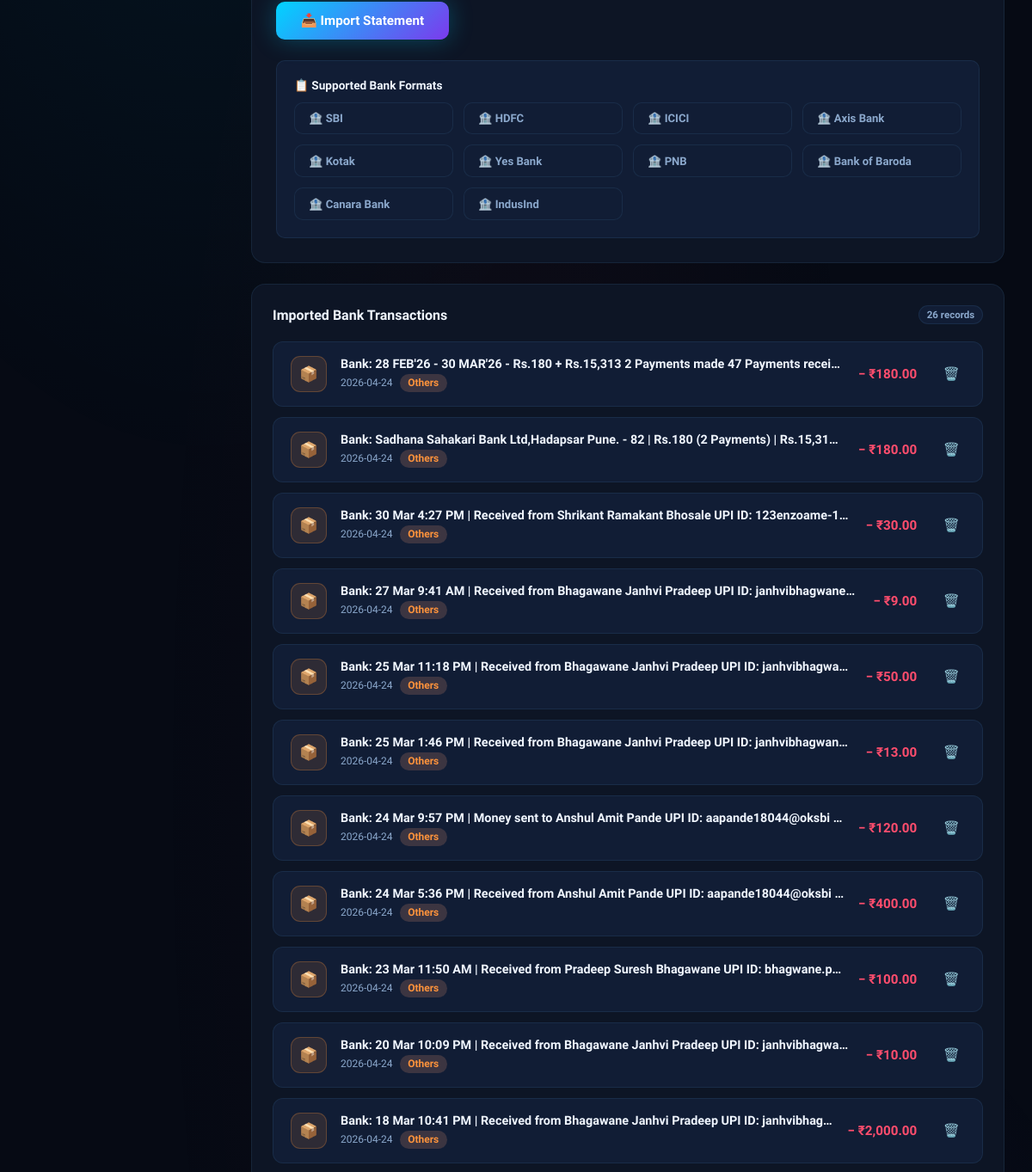
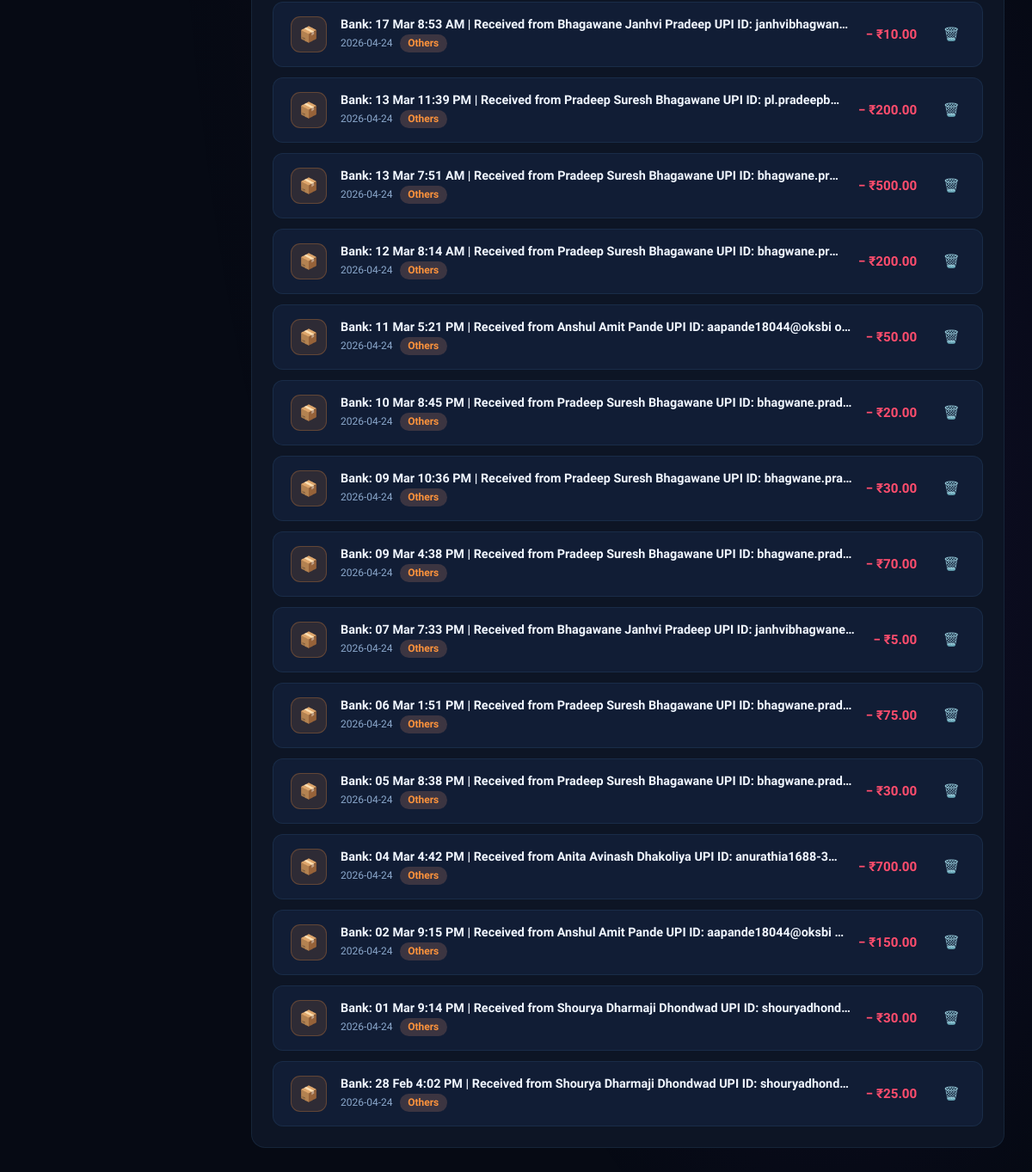
The app's page /bank_statement (signed in, lower part), older data (2 pictures, top to bottom).
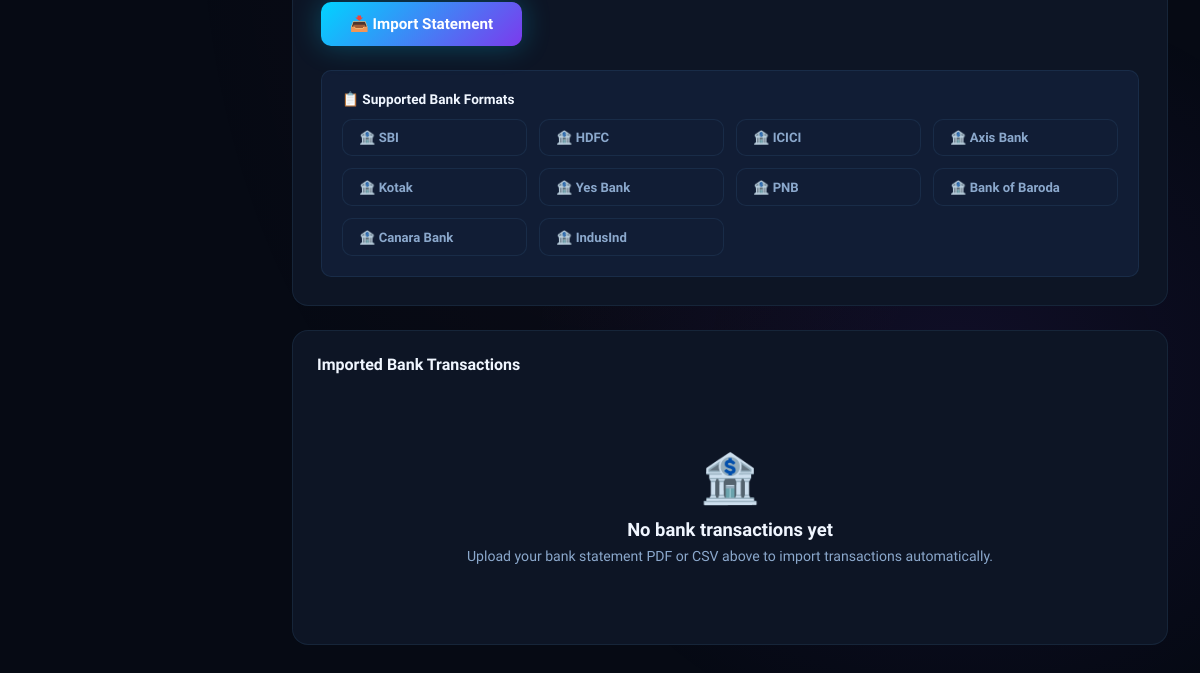
The same page, newer data.
### tables this page shows
CREATE TABLE expenses (
        id INTEGER PRIMARY KEY AUTOINCREMENT,
        user_id INTEGER NOT NULL REFERENCES users(id) ON DELETE CASCADE,
        amount REAL NOT NULL,
        category TEXT NOT NULL,
        description TEXT,
        source TEXT DEFAULT 'manual',
        date TEXT NOT NULL,
        created_at TIMESTAMP DEFAULT CURRENT_TIMESTAMP);

### app.py (the view)
@app.route("/bank_statement")
def bank_statement():
    uid = require_login()
    if not uid: return redirect(url_for("login"))
    conn = get_db()
    bank_expenses = conn.execute(
        "SELECT * FROM expenses WHERE user_id=? AND source='bank' ORDER BY date DESC, created_at DESC",
        (uid,)).fetchall()
    bank_total = conn.execute(
        "SELECT COALESCE(SUM(amount),0) as t FROM expenses WHERE user_id=? AND source='bank'",
        (uid,)).fetchone()["t"]
    month_total = conn.execute(
        """SELECT COALESCE(SUM(amount),0) as t FROM expenses
           WHERE user_id=? AND source='bank' AND strftime('%Y-%m',date)=?""",
        (uid, get_current_month())).fetchone()["t"]
    conn.close()
    return render_template("bank_statement.html",
        bank_expenses=bank_expenses, bank_total=bank_total,
        month_total=month_total, categories=CATEGORIES,
        current_month=get_current_month())

### app.py (called while the page is built)
def get_db():
    conn = sqlite3.connect(DB_PATH)
    conn.row_factory = sqlite3.Row
    conn.execute("PRAGMA foreign_keys = ON")
    return conn

def require_login():
    return session.get("user_id")

def get_current_month():
    return date.today().strftime("%Y-%m")

### templates/bank_statement.html (shortened to what this page needs)
{% extends "base.html" %}
{% block content %}
<div class="sms-form">
  <form method="POST" action="/bank_statement/upload" enctype="multipart/form-data">
    <div style="margin-top:1.25rem;display:flex;gap:.75rem;flex-wrap:wrap">
      <button type="submit" class="btn lg">📥 Import Statement</button>
    </div>
  </form>
  <div class="sms-examples" style="margin-top:1.5rem">
    <h4>📋 Supported Bank Formats</h4>
    <div style="display:grid;grid-template-columns:repeat(auto-fill,minmax(160px,1fr));gap:.75rem;margin-top:.75rem">
      {% for bank in ["SBI","HDFC","ICICI","Axis Bank","Kotak","Yes Bank","PNB","Bank of Baroda","Canara Bank","IndusInd"] %}
      <div style="background:var(--bg3);border:1px solid var(--b1);border-radius:10px;padding:.65rem 1rem;font-size:.82rem;font-weight:600;color:var(--t2);">
        🏦 {{ bank }}
      </div>
      {% endfor %}
    </div>
  </div>
</div>
<div class="card">
  <div class="card-header">
    <h3>Imported Bank Transactions</h3>
    {% if bank_expenses %}<span class="badge">{{ bank_expenses|length }} records</span>{% endif %}
  </div>
  {% if bank_expenses %}
  <div class="upi-txn-list">
    {% set cat_colors = {'Food':'#FF6B6B','Travel':'#4ECDC4','Shopping':'#FFD93D','Entertainment':'#A29BFE','Health':'#6BCB77','Education':'#60A5FA','Others':'#FB923C'} %}
    {% set cat_icons  = {'Food':'🍔','Travel':'✈️','Shopping':'🛍️','Entertainment':'🎬','Health':'💊','Education':'📚','Others':'📦'} %}
    {% set cat_class  = {'Food':'cb-food','Travel':'cb-travel','Shopping':'cb-shopping','Entertainment':'cb-entertainment','Health':'cb-health','Education':'cb-education','Others':'cb-others'} %}
    {% for exp in bank_expenses %}
    <div class="upi-txn">
      <div class="upi-txn-icon" style="background:{{ cat_colors.get(exp.category,'#ccc') }}20;border:1px solid {{ cat_colors.get(exp.category,'#ccc') }}40">
        {{ cat_icons.get(exp.category,'📦') }}
      </div>
      <div class="upi-txn-info">
        <div class="upi-txn-name">{{ exp.description }}</div>
        <div class="upi-txn-meta">
          {{ exp.date }}
          <span class="cat-badge {{ cat_class.get(exp.category,'cb-others') }}">{{ exp.category }}</span>
        </div>
      </div>
      <div class="upi-txn-amount">− ₹{{ "{:,.2f}".format(exp.amount) }}</div>
      <form method="POST" action="/bank_statement/delete/{{ exp.id }}" style="margin-left:.5rem"
            onsubmit="return confirm('Remove this bank transaction?')">
        <button type="submit" class="action-btn del-btn" title="Remove">🗑️</button>
      </form>
    </div>
    {% endfor %}
  </div>
  {% else %}
  <div class="empty-state">
    <div class="empty-icon">🏦</div>
    <h4>No bank transactions yet</h4>
    <p>Upload your bank statement PDF or CSV above to import transactions automatically.</p>
  </div>
  {% endif %}
</div>
{% endblock %}

### templates/base.html (shortened to what this page needs)
<!DOCTYPE html>
<html lang="en">
<head>
<link rel="stylesheet" href="{{ url_for('static', filename='style.css') }}">
</head>
<body>
<div class="page-wrap">
  {% block content %}{% endblock %}
</div>
</body>
</html>

### static/style.css (style rules this page uses)
:root { --bg: #060a14; --bg2: #0d1525; --bg3: #111d35; --bg4: #16243f; --b1: rgba(99,179,237,0.10); --b2: rgba(99,179,237,0.22); --b3: rgba(99,179,237,0.38); --cyan: #00d4ff; --violet: #7c3aed; --coral: #ff4d6d; --emerald: #00e5a0; --amber: #ffb347; --pink: #f72585; --g-main: linear-gradient(135deg,#00d4ff 0%,#7c3aed 100%); --g-coral: linear-gradient(135deg,#ff4d6d 0%,#ff8c42 100%); --g-emerald: linear-gradient(135deg,#00e5a0 0%,#00b4d8 100%); --g-violet: linear-gradient(135deg,#7c3aed 0%,#f72585 100%); --g-amber: linear-gradient(135deg,#ffb347 0%,#ff6b6b 100%); --t1: #f0f6ff; --t2: #8ba8cc; --t3: #4a6285; --r: 16px; --rs: 10px; --sw: 260px; --fB: 'Plus Jakarta Sans', sans-serif; --glow-cyan: 0 0 28px rgba(0,212,255,0.28); --glow-coral: 0 0 28px rgba(255,77,109,0.28); --glow-violet: 0 0 28px rgba(124,58,237,0.35); --shadow: 0 8px 32px rgba(0,0,0,0.45); }
*,*::before,*::after { box-sizing:border-box;margin:0;padding:0 }
html { font-size:16px;scroll-behavior:smooth }
body { font-family:var(--fB); background:var(--bg); color:var(--t1); min-height:100vh; overflow-x:hidden; }
body::before { content:'';position:fixed;inset:0;pointer-events:none;z-index:0; background: radial-gradient(ellipse 80% 50% at 20% 10%,rgba(0,212,255,0.07) 0%,transparent 60%), radial-gradient(ellipse 60% 40% at 80% 80%,rgba(124,58,237,0.09) 0%,transparent 60%), radial-gradient(ellipse 50% 60% at 50% 50%,rgba(255,77,109,0.04) 0%,transparent 70%); }
button { cursor:pointer;font-family:inherit;border:none;background:none }
.page-wrap { margin-left:var(--sw);flex:1;padding:2.5rem 2rem 3rem; min-height:100vh;position:relative;z-index:1; }
.card { background:var(--bg2);border:1px solid var(--b1);border-radius:var(--r); padding:1.5rem;transition:border-color .2s,box-shadow .2s; }
.card-header { display:flex;align-items:center;justify-content:space-between;margin-bottom:1.25rem }
.card-header h3 { font-size:1rem;font-weight:700 }
.empty-state { text-align:center;padding:3.5rem 1.5rem }
.empty-icon { font-size:3rem;margin-bottom:.75rem }
.empty-state h4 { font-size:1.15rem;font-weight:700;margin-bottom:.5rem }
.empty-state p { color:var(--t2);font-size:.88rem }
.btn { background:var(--g-main);color:#fff;border:none; padding:.6rem 1.25rem;border-radius:var(--rs); font-weight:700;font-size:.88rem;cursor:pointer; transition:all .2s;white-space:nowrap; display:inline-flex;align-items:center;gap:.4rem; font-family:var(--fB);box-shadow:var(--glow-cyan); }
.btn.lg { padding:.8rem 1.8rem;font-size:.95rem }
.sms-form { background:var(--bg2);border:1px solid var(--b1);border-radius:var(--r);padding:1.75rem;margin-bottom:1.5rem }
.sms-examples { background:var(--bg3);border:1px solid var(--b1);border-radius:var(--rs); padding:1.25rem;margin-top:1rem; }
.sms-examples h4 { font-size:.85rem;font-weight:700;margin-bottom:.75rem;color:var(--t2) }
body[class*="theme-light"] .page-title, body[class*="theme-light"] .page-sub, body[class*="theme-light"] .stat-label, body[class*="theme-light"] h1,h2,h3,h4 { color: var(--t1) !important; }

Row changes from the older to the newer data that the page shows:
removed expenses: get "📦", description "Bank: 28 FEB'26 - 30 MAR'26 - Rs.180 + Rs.15,313 2 Payments made 47 Payments recei…", date "2026-04-24", category "Others", amount "180.00"
removed expenses: get "📦", description "Bank: Sadhana Sahakari Bank Ltd,Hadapsar Pune. - 82 | Rs.180 (2 Payments) | Rs.15,31…", date "2026-04-24", category "Others", amount "180.00"
removed expenses: get "📦", description "Bank: 30 Mar 4:27 PM | Received from Shrikant Ramakant Bhosale UPI ID: 123enzoame-1…", date "2026-04-24", category "Others", amount "30.00"
removed expenses: get "📦", description "Bank: 27 Mar 9:41 AM | Received from Bhagawane Janhvi Pradeep UPI ID: janhvibhagwane…", date "2026-04-24", category "Others", amount "9.00"
removed expenses: get "📦", description "Bank: 25 Mar 11:18 PM | Received from Bhagawane Janhvi Pradeep UPI ID: janhvibhagwa…", date "2026-04-24", category "Others", amount "50.00"
removed expenses: get "📦", description "Bank: 25 Mar 1:46 PM | Received from Bhagawane Janhvi Pradeep UPI ID: janhvibhagwan…", date "2026-04-24", category "Others", amount "13.00"
removed expenses: get "📦", description "Bank: 24 Mar 9:57 PM | Money sent to Anshul Amit Pande UPI ID: aapande18044@oksbi…", date "2026-04-24", category "Others", amount "120.00"
removed expenses: get "📦", description "Bank: 24 Mar 5:36 PM | Received from Anshul Amit Pande UPI ID: aapande18044@oksbi…", date "2026-04-24", category "Others", amount "400.00"
removed expenses: get "📦", description "Bank: 23 Mar 11:50 AM | Received from Pradeep Suresh Bhagawane UPI ID: bhagwane.p…", date "2026-04-24", category "Others", amount "100.00"
removed expenses: get "📦", description "Bank: 20 Mar 10:09 PM | Received from Bhagawane Janhvi Pradeep UPI ID: janhvibhagwa…", date "2026-04-24", category "Others", amount "10.00"
removed expenses: get "📦", description "Bank: 18 Mar 10:41 PM | Received from Bhagawane Janhvi Pradeep UPI ID: janhvibhag…", date "2026-04-24", category "Others", amount "2,000.00"
removed expenses: get "📦", description "Bank: 17 Mar 8:53 AM | Received from Bhagawane Janhvi Pradeep UPI ID: janhvibhagwan…", date "2026-04-24", category "Others", amount "10.00"
removed expenses: get "📦", description "Bank: 13 Mar 11:39 PM | Received from Pradeep Suresh Bhagawane UPI ID: pl.pradeepb…", date "2026-04-24", category "Others", amount "200.00"
removed expenses: get "📦", description "Bank: 13 Mar 7:51 AM | Received from Pradeep Suresh Bhagawane UPI ID: bhagwane.pr…", date "2026-04-24", category "Others", amount "500.00"
removed expenses: get "📦", description "Bank: 12 Mar 8:14 AM | Received from Pradeep Suresh Bhagawane UPI ID: bhagwane.pr…", date "2026-04-24", category "Others", amount "200.00"
removed expenses: get "📦", description "Bank: 11 Mar 5:21 PM | Received from Anshul Amit Pande UPI ID: aapande18044@oksbi o…", date "2026-04-24", category "Others", amount "50.00"
removed expenses: get "📦", description "Bank: 10 Mar 8:45 PM | Received from Pradeep Suresh Bhagawane UPI ID: bhagwane.prad…", date "2026-04-24", category "Others", amount "20.00"
removed expenses: get "📦", description "Bank: 09 Mar 10:36 PM | Received from Pradeep Suresh Bhagawane UPI ID: bhagwane.pra…", date "2026-04-24", category "Others", amount "30.00"
removed expenses: get "📦", description "Bank: 09 Mar 4:38 PM | Received from Pradeep Suresh Bhagawane UPI ID: bhagwane.prad…", date "2026-04-24", category "Others", amount "70.00"
removed expenses: get "📦", description "Bank: 07 Mar 7:33 PM | Received from Bhagawane Janhvi Pradeep UPI ID: janhvibhagwane…", date "2026-04-24", category "Others", amount "5.00"
removed expenses: get "📦", description "Bank: 06 Mar 1:51 PM | Received from Pradeep Suresh Bhagawane UPI ID: bhagwane.prad…", date "2026-04-24", category "Others", amount "75.00"
removed expenses: get "📦", description "Bank: 05 Mar 8:38 PM | Received from Pradeep Suresh Bhagawane UPI ID: bhagwane.prad…", date "2026-04-24", category "Others", amount "30.00"
removed expenses: get "📦", description "Bank: 04 Mar 4:42 PM | Received from Anita Avinash Dhakoliya UPI ID: anurathia1688-3…", date "2026-04-24", category "Others", amount "700.00"
removed expenses: get "📦", description "Bank: 02 Mar 9:15 PM | Received from Anshul Amit Pande UPI ID: aapande18044@oksbi…", date "2026-04-24", category "Others", amount "150.00"
removed expenses: get "📦", description "Bank: 01 Mar 9:14 PM | Received from Shourya Dharmaji Dhondwad UPI ID: shouryadhond…", date "2026-04-24", category "Others", amount "30.00"
removed expenses: get "📦", description "Bank: 28 Feb 4:02 PM | Received from Shourya Dharmaji Dhondwad UPI ID: shouryadhond…", date "2026-04-24", category "Others", amount "25.00"
Text that changed along with them:
{{ bank_expenses|length }}: "26" → (not shown)
text no longer shown: "records"
text now shown: "🏦 No bank transactions yet Upload your bank statement PDF or CSV above to import transactions automatically."
